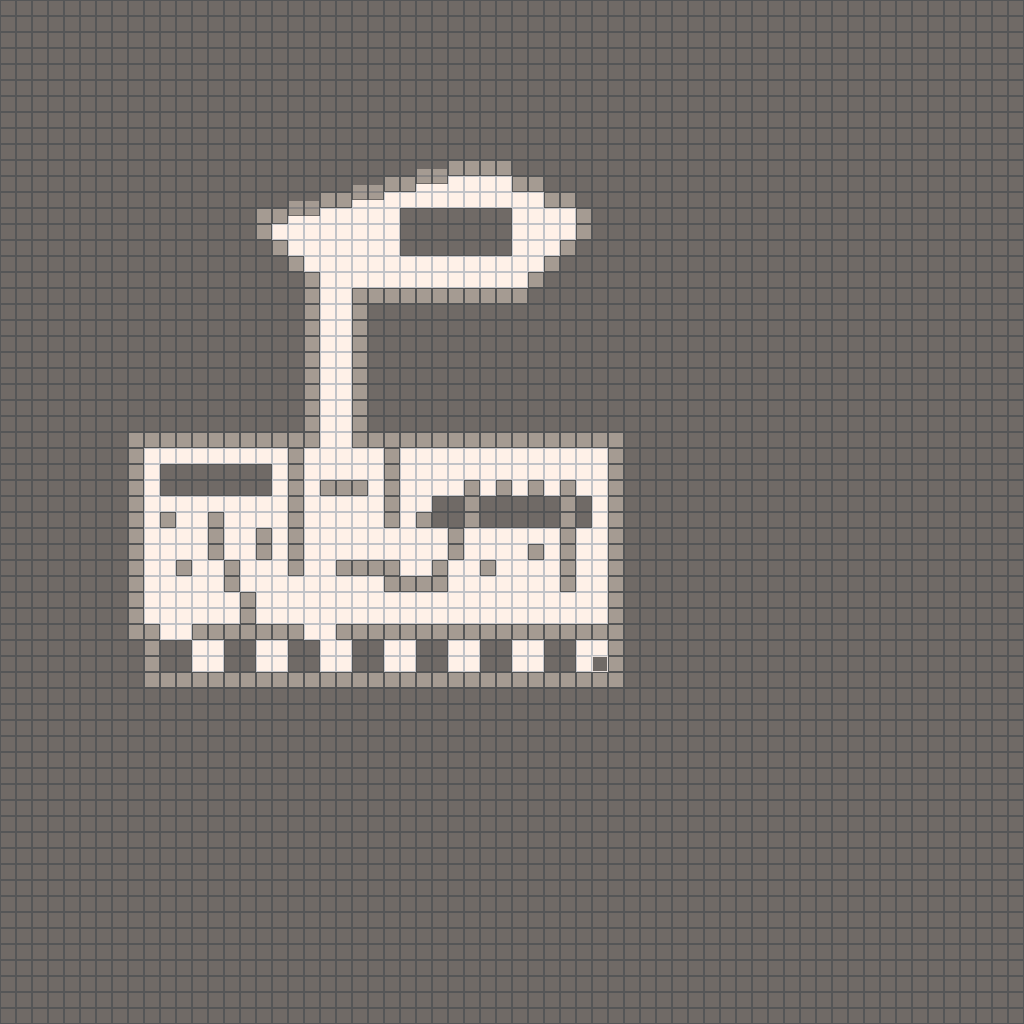

This is a level from a 2D game, rendered from its Tiled map with the project's own tilesets. A one-line summary and the map file follow, with tile-layer data summarised:
An orthogonal 128x128 tile map with 8x8 px tiles, 2 tile layers (Tile Layer 1, Tile Layer 2) and 4 objects (spawn_point, cam_area, map_link, spawn_steam_spawner).

<map version="1.0" tiledversion="1.1.6" orientation="orthogonal" renderorder="right-down" width="128" height="128" tilewidth="8" tileheight="8" infinite="0" nextobjectid="8">
 <properties>
  <property name="level_id" type="int" value="-1" />
 </properties>
 <tileset firstgid="1" source="platformer_sheet_1.tsx" />
 <layer name="Tile Layer 1" width="128" height="128">
  <data>[16384 cells, 2344 non-empty, 12 distinct tile ids]</data>
 </layer>
 <layer name="Tile Layer 2" width="128" height="128" locked="1" opacity="0.44">
  <data>[16384 cells, 16384 non-empty, 4 distinct tile ids]</data>
 </layer>
 <objectgroup name="Object Layer 1">
  <object id="2" name="default" type="spawn_point" x="360" y="264" width="32" height="24">
   <properties>
    <property name="type" value="side" />
   </properties>
  </object>
  <object id="3" name="camera" type="cam_area" x="128" y="160" width="496" height="528" />
  <object id="4" type="map_link" x="592" y="656" width="16" height="16">
   <properties>
    <property name="dest_map_path" value="Content/raw/test_map_3.tmx" />
   </properties>
  </object>
  <object id="6" type="spawn_steam_spawner" x="416" y="272" width="16" height="16" />
 </objectgroup>
</map>
